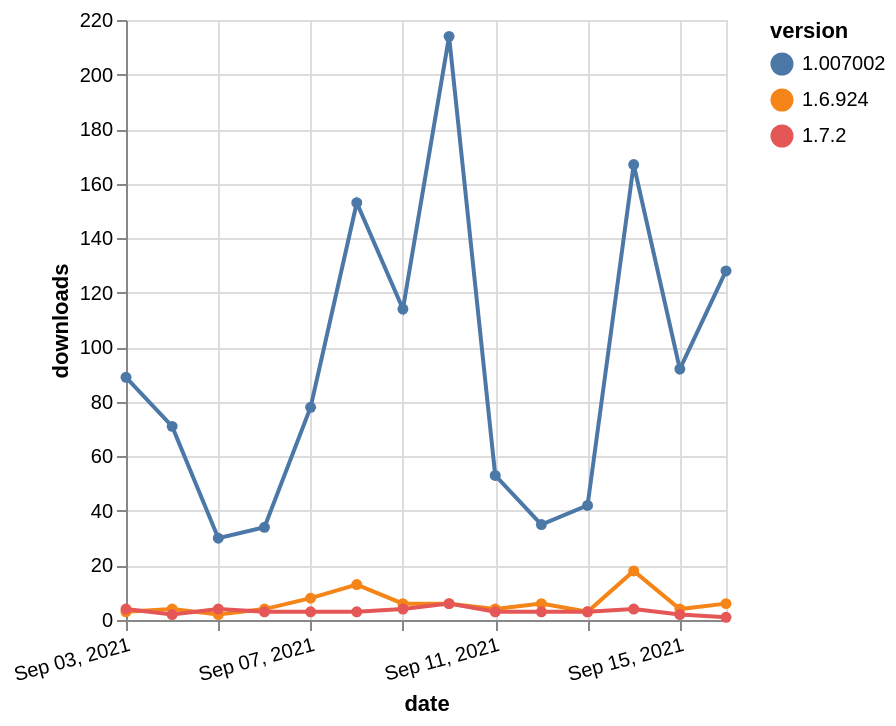

Specify this chart in Vega-Lite:
### Vega-Lite specification from a JSON file in a GitHub repository (floating-point values rounded to 4 significant figures)
{"$schema": "https://vega.github.io/schema/vega-lite/v5.json", "description": "A simple bar chart with embedded data.", "data": {"values": [{"date": "2021-09-03", "total": 19775, "delta": 3, "version": "1.6.924"}, {"date": "2021-09-04", "total": 19779, "delta": 4, "version": "1.6.924"}, {"date": "2021-09-05", "total": 19781, "delta": 2, "version": "1.6.924"}, {"date": "2021-09-06", "total": 19785, "delta": 4, "version": "1.6.924"}, {"date": "2021-09-07", "total": 19793, "delta": 8, "version": "1.6.924"}, {"date": "2021-09-08", "total": 19806, "delta": 13, "version": "1.6.924"}, {"date": "2021-09-09", "total": 19812, "delta": 6, "version": "1.6.924"}, {"date": "2021-09-10", "total": 19818, "delta": 6, "version": "1.6.924"}, {"date": "2021-09-11", "total": 19822, "delta": 4, "version": "1.6.924"}, {"date": "2021-09-12", "total": 19828, "delta": 6, "version": "1.6.924"}, {"date": "2021-09-13", "total": 19831, "delta": 3, "version": "1.6.924"}, {"date": "2021-09-14", "total": 19849, "delta": 18, "version": "1.6.924"}, {"date": "2021-09-15", "total": 19853, "delta": 4, "version": "1.6.924"}, {"date": "2021-09-16", "total": 19859, "delta": 6, "version": "1.6.924"}, {"date": "2021-09-03", "total": 16512, "delta": 4, "version": "1.7.2"}, {"date": "2021-09-04", "total": 16514, "delta": 2, "version": "1.7.2"}, {"date": "2021-09-05", "total": 16518, "delta": 4, "version": "1.7.2"}, {"date": "2021-09-06", "total": 16521, "delta": 3, "version": "1.7.2"}, {"date": "2021-09-07", "total": 16524, "delta": 3, "version": "1.7.2"}, {"date": "2021-09-08", "total": 16527, "delta": 3, "version": "1.7.2"}, {"date": "2021-09-09", "total": 16531, "delta": 4, "version": "1.7.2"}, {"date": "2021-09-10", "total": 16537, "delta": 6, "version": "1.7.2"}, {"date": "2021-09-11", "total": 16540, "delta": 3, "version": "1.7.2"}, {"date": "2021-09-12", "total": 16543, "delta": 3, "version": "1.7.2"}, {"date": "2021-09-13", "total": 16546, "delta": 3, "version": "1.7.2"}, {"date": "2021-09-14", "total": 16550, "delta": 4, "version": "1.7.2"}, {"date": "2021-09-15", "total": 16552, "delta": 2, "version": "1.7.2"}, {"date": "2021-09-16", "total": 16553, "delta": 1, "version": "1.7.2"}, {"date": "2021-09-03", "total": 72154, "delta": 89, "version": "1.007002"}, {"date": "2021-09-04", "total": 72225, "delta": 71, "version": "1.007002"}, {"date": "2021-09-05", "total": 72255, "delta": 30, "version": "1.007002"}, {"date": "2021-09-06", "total": 72289, "delta": 34, "version": "1.007002"}, {"date": "2021-09-07", "total": 72367, "delta": 78, "version": "1.007002"}, {"date": "2021-09-08", "total": 72520, "delta": 153, "version": "1.007002"}, {"date": "2021-09-09", "total": 72634, "delta": 114, "version": "1.007002"}, {"date": "2021-09-10", "total": 72848, "delta": 214, "version": "1.007002"}, {"date": "2021-09-11", "total": 72901, "delta": 53, "version": "1.007002"}, {"date": "2021-09-12", "total": 72936, "delta": 35, "version": "1.007002"}, {"date": "2021-09-13", "total": 72978, "delta": 42, "version": "1.007002"}, {"date": "2021-09-14", "total": 73145, "delta": 167, "version": "1.007002"}, {"date": "2021-09-15", "total": 73237, "delta": 92, "version": "1.007002"}, {"date": "2021-09-16", "total": 73365, "delta": 128, "version": "1.007002"}]}, "width": "container", "mark": {"type": "line", "point": {"filled": true}}, "encoding": {"x": {"field": "date", "type": "temporal", "timeUnit": "yearmonthdate", "title": "date", "axis": {"labelAngle": -15}}, "y": {"field": "delta", "type": "quantitative", "title": "downloads"}, "color": {"field": "version", "type": "nominal"}, "tooltip": {"field": "delta"}}}
